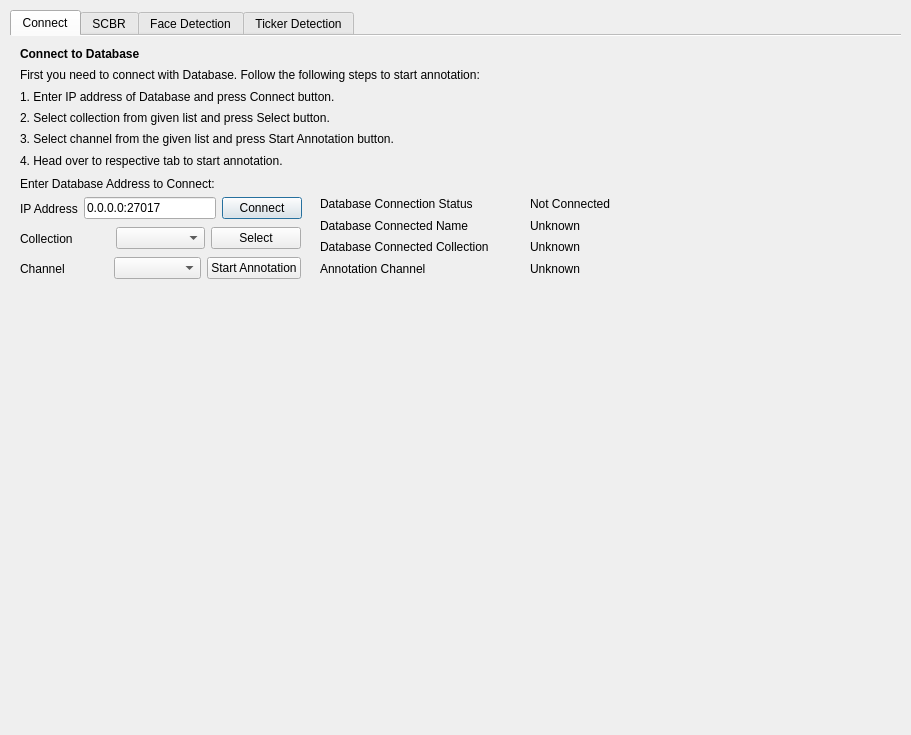
<?xml version="1.0" encoding="UTF-8"?>
<ui version="4.0">
 <class>Dialog</class>
 <widget class="QDialog" name="Dialog">
  <property name="geometry">
   <rect>
    <x>0</x>
    <y>0</y>
    <width>911</width>
    <height>735</height>
   </rect>
  </property>
  <property name="windowTitle">
   <string>Mediam.ai Annotation Tool</string>
  </property>
  <property name="windowIcon">
   <iconset>
    <normaloff>logo.png</normaloff>logo.png</iconset>
  </property>
  <widget class="QTabWidget" name="db_connect">
   <property name="geometry">
    <rect>
     <x>10</x>
     <y>10</y>
     <width>891</width>
     <height>721</height>
    </rect>
   </property>
   <property name="currentIndex">
    <number>0</number>
   </property>
   <property name="usesScrollButtons">
    <bool>true</bool>
   </property>
   <property name="documentMode">
    <bool>true</bool>
   </property>
   <widget class="QWidget" name="tab">
    <attribute name="title">
     <string>Connect</string>
    </attribute>
    <widget class="QLabel" name="label">
     <property name="geometry">
      <rect>
       <x>10</x>
       <y>140</y>
       <width>231</width>
       <height>16</height>
      </rect>
     </property>
     <property name="text">
      <string>Enter Database Address to Connect:</string>
     </property>
    </widget>
    <widget class="QWidget" name="layoutWidget">
     <property name="geometry">
      <rect>
       <x>10</x>
       <y>160</y>
       <width>282</width>
       <height>25</height>
      </rect>
     </property>
     <layout class="QHBoxLayout" name="horizontalLayout">
      <item>
       <widget class="QLabel" name="addr_label">
        <property name="text">
         <string>IP Address</string>
        </property>
       </widget>
      </item>
      <item>
       <widget class="QLineEdit" name="address_bar">
        <property name="toolTip">
         <string extracomment="Database IP Address"/>
        </property>
        <property name="text">
         <string>0.0.0.0:27017</string>
        </property>
       </widget>
      </item>
      <item>
       <widget class="QPushButton" name="db_connect_button">
        <property name="toolTip">
         <string extracomment="Connect To Database"/>
        </property>
        <property name="text">
         <string>Connect</string>
        </property>
       </widget>
      </item>
     </layout>
    </widget>
    <widget class="QWidget" name="layoutWidget">
     <property name="geometry">
      <rect>
       <x>10</x>
       <y>190</y>
       <width>281</width>
       <height>25</height>
      </rect>
     </property>
     <layout class="QHBoxLayout" name="horizontalLayout_2">
      <item>
       <widget class="QLabel" name="colection_selector_label">
        <property name="text">
         <string>Collection</string>
        </property>
       </widget>
      </item>
      <item>
       <widget class="QComboBox" name="collection_selector_combo">
        <property name="toolTip">
         <string extracomment="Select Annotation Framework"/>
        </property>
        <property name="maxVisibleItems">
         <number>50</number>
        </property>
       </widget>
      </item>
      <item>
       <widget class="QPushButton" name="collection_selector_button">
        <property name="toolTip">
         <string extracomment="Proceed for Annotation"/>
        </property>
        <property name="text">
         <string>Select</string>
        </property>
       </widget>
      </item>
     </layout>
    </widget>
    <widget class="QWidget" name="layoutWidget">
     <property name="geometry">
      <rect>
       <x>10</x>
       <y>220</y>
       <width>281</width>
       <height>25</height>
      </rect>
     </property>
     <layout class="QHBoxLayout" name="horizontalLayout_3">
      <item>
       <widget class="QLabel" name="channel_selector_label">
        <property name="text">
         <string>Channel</string>
        </property>
       </widget>
      </item>
      <item>
       <widget class="QComboBox" name="channel_selector_combo">
        <property name="toolTip">
         <string extracomment="Subject Channel for Annotation"/>
        </property>
       </widget>
      </item>
      <item>
       <widget class="QPushButton" name="annot_starter">
        <property name="toolTip">
         <string extracomment="Start Annotation"/>
        </property>
        <property name="text">
         <string>Start Annotation</string>
        </property>
       </widget>
      </item>
     </layout>
    </widget>
    <widget class="QWidget" name="layoutWidget">
     <property name="geometry">
      <rect>
       <x>310</x>
       <y>160</y>
       <width>191</width>
       <height>80</height>
      </rect>
     </property>
     <layout class="QVBoxLayout" name="verticalLayout">
      <item>
       <widget class="QLabel" name="db_connect_meta_label">
        <property name="text">
         <string>Database Connection Status</string>
        </property>
       </widget>
      </item>
      <item>
       <widget class="QLabel" name="db_meta_label">
        <property name="text">
         <string>Database Connected Name</string>
        </property>
       </widget>
      </item>
      <item>
       <widget class="QLabel" name="db_meta_collection_label">
        <property name="text">
         <string>Database Connected Collection</string>
        </property>
       </widget>
      </item>
      <item>
       <widget class="QLabel" name="de_meta_channel_label">
        <property name="text">
         <string>Annotation Channel</string>
        </property>
       </widget>
      </item>
     </layout>
    </widget>
    <widget class="QWidget" name="layoutWidget">
     <property name="geometry">
      <rect>
       <x>520</x>
       <y>160</y>
       <width>92</width>
       <height>80</height>
      </rect>
     </property>
     <layout class="QVBoxLayout" name="verticalLayout_2">
      <item>
       <widget class="QLabel" name="db_connect_meta_status">
        <property name="text">
         <string>Not Connected</string>
        </property>
       </widget>
      </item>
      <item>
       <widget class="QLabel" name="db_meta_name">
        <property name="text">
         <string>Unknown</string>
        </property>
       </widget>
      </item>
      <item>
       <widget class="QLabel" name="db_meta_collection">
        <property name="text">
         <string>Unknown</string>
        </property>
       </widget>
      </item>
      <item>
       <widget class="QLabel" name="db_meta_channel">
        <property name="text">
         <string>Unknown</string>
        </property>
       </widget>
      </item>
     </layout>
    </widget>
    <widget class="QWidget" name="">
     <property name="geometry">
      <rect>
       <x>10</x>
       <y>10</y>
       <width>529</width>
       <height>122</height>
      </rect>
     </property>
     <layout class="QVBoxLayout" name="verticalLayout_3">
      <item>
       <widget class="QLabel" name="connector_heading">
        <property name="font">
         <font>
          <weight>75</weight>
          <bold>true</bold>
          <underline>false</underline>
         </font>
        </property>
        <property name="text">
         <string>Connect to Database</string>
        </property>
       </widget>
      </item>
      <item>
       <widget class="QLabel" name="connector_head_d1">
        <property name="text">
         <string>First you need to connect with Database. Follow the following steps to start annotation:</string>
        </property>
       </widget>
      </item>
      <item>
       <widget class="QLabel" name="connector_head_d2">
        <property name="text">
         <string>1. Enter IP address of Database and press Connect button.</string>
        </property>
       </widget>
      </item>
      <item>
       <widget class="QLabel" name="connector_head_d3">
        <property name="text">
         <string>2. Select collection from given list and press Select button.</string>
        </property>
       </widget>
      </item>
      <item>
       <widget class="QLabel" name="connector_head_d4">
        <property name="text">
         <string>3. Select channel from the given list and press Start Annotation button.</string>
        </property>
       </widget>
      </item>
      <item>
       <widget class="QLabel" name="label_2">
        <property name="text">
         <string>4. Head over to respective tab to start annotation.</string>
        </property>
       </widget>
      </item>
     </layout>
    </widget>
   </widget>
   <widget class="QWidget" name="tab_2">
    <attribute name="title">
     <string>SCBR</string>
    </attribute>
    <widget class="QLabel" name="current_frame_label">
     <property name="geometry">
      <rect>
       <x>10</x>
       <y>10</y>
       <width>420</width>
       <height>315</height>
      </rect>
     </property>
     <property name="text">
      <string>Current Frame</string>
     </property>
     <property name="alignment">
      <set>Qt::AlignCenter</set>
     </property>
    </widget>
    <widget class="QLabel" name="feedback_frame_label">
     <property name="geometry">
      <rect>
       <x>450</x>
       <y>10</y>
       <width>420</width>
       <height>315</height>
      </rect>
     </property>
     <property name="text">
      <string>System Feedback</string>
     </property>
     <property name="alignment">
      <set>Qt::AlignCenter</set>
     </property>
    </widget>
    <widget class="QSlider" name="feedback_slider">
     <property name="geometry">
      <rect>
       <x>550</x>
       <y>330</y>
       <width>321</width>
       <height>21</height>
      </rect>
     </property>
     <property name="toolTip">
      <string extracomment="Analyze System Feedback"/>
     </property>
     <property name="orientation">
      <enum>Qt::Horizontal</enum>
     </property>
    </widget>
    <widget class="QWidget" name="layoutWidget">
     <property name="geometry">
      <rect>
       <x>140</x>
       <y>340</y>
       <width>168</width>
       <height>25</height>
      </rect>
     </property>
     <layout class="QHBoxLayout" name="horizontalLayout_4">
      <item>
       <widget class="QPushButton" name="sc_frame_back">
        <property name="toolTip">
         <string extracomment="Proceed to Previous Frame"/>
        </property>
        <property name="text">
         <string>Back</string>
        </property>
        <property name="autoRepeat">
         <bool>true</bool>
        </property>
        <property name="autoRepeatInterval">
         <number>50</number>
        </property>
       </widget>
      </item>
      <item>
       <widget class="QPushButton" name="sc_frame_next">
        <property name="toolTip">
         <string extracomment="Proceed to Next Frame"/>
        </property>
        <property name="text">
         <string>Next</string>
        </property>
        <property name="autoRepeat">
         <bool>true</bool>
        </property>
        <property name="autoRepeatInterval">
         <number>50</number>
        </property>
       </widget>
      </item>
     </layout>
    </widget>
    <widget class="QCheckBox" name="same_frame_check">
     <property name="geometry">
      <rect>
       <x>550</x>
       <y>360</y>
       <width>101</width>
       <height>21</height>
      </rect>
     </property>
     <property name="toolTip">
      <string extracomment="Current Frame Same to System Feedback?"/>
     </property>
     <property name="text">
      <string>Same Frame</string>
     </property>
    </widget>
    <widget class="QPushButton" name="annot_save_button">
     <property name="geometry">
      <rect>
       <x>660</x>
       <y>360</y>
       <width>211</width>
       <height>23</height>
      </rect>
     </property>
     <property name="toolTip">
      <string extracomment="Save Annotation to Database"/>
     </property>
     <property name="text">
      <string>Save Annotation</string>
     </property>
    </widget>
    <widget class="QWidget" name="layoutWidget">
     <property name="geometry">
      <rect>
       <x>90</x>
       <y>370</y>
       <width>263</width>
       <height>23</height>
      </rect>
     </property>
     <layout class="QHBoxLayout" name="horizontalLayout_5">
      <item>
       <widget class="QRadioButton" name="radio_ad">
        <property name="text">
         <string>Advertisement</string>
        </property>
        <property name="checked">
         <bool>true</bool>
        </property>
       </widget>
      </item>
      <item>
       <widget class="QRadioButton" name="radio_news">
        <property name="text">
         <string>News</string>
        </property>
       </widget>
      </item>
      <item>
       <widget class="QRadioButton" name="radio_program">
        <property name="text">
         <string>Program</string>
        </property>
       </widget>
      </item>
     </layout>
    </widget>
    <widget class="QWidget" name="layoutWidget">
     <property name="geometry">
      <rect>
       <x>550</x>
       <y>390</y>
       <width>321</width>
       <height>20</height>
      </rect>
     </property>
     <layout class="QHBoxLayout" name="horizontalLayout_6">
      <item>
       <widget class="QLabel" name="stream_type_label">
        <property name="text">
         <string>Stream Type:</string>
        </property>
       </widget>
      </item>
      <item>
       <widget class="QLabel" name="stream_feedback_system">
        <property name="toolTip">
         <string extracomment="Stream Type Classified by System"/>
        </property>
        <property name="text">
         <string>System SC Feed</string>
        </property>
       </widget>
      </item>
     </layout>
    </widget>
    <widget class="QWidget" name="layoutWidget">
     <property name="geometry">
      <rect>
       <x>550</x>
       <y>420</y>
       <width>321</width>
       <height>20</height>
      </rect>
     </property>
     <layout class="QHBoxLayout" name="horizontalLayout_7">
      <item>
       <widget class="QLabel" name="brand_type_label">
        <property name="text">
         <string>Brand:</string>
        </property>
       </widget>
      </item>
      <item>
       <widget class="QLabel" name="brand_feedback_system">
        <property name="toolTip">
         <string extracomment="Brand Recognized by System"/>
        </property>
        <property name="text">
         <string>System BR Feed</string>
        </property>
       </widget>
      </item>
     </layout>
    </widget>
    <widget class="QWidget" name="layoutWidget">
     <property name="geometry">
      <rect>
       <x>60</x>
       <y>400</y>
       <width>321</width>
       <height>25</height>
      </rect>
     </property>
     <layout class="QHBoxLayout" name="horizontalLayout_8">
      <item>
       <widget class="QLabel" name="brand_name_label">
        <property name="text">
         <string>Brand Name</string>
        </property>
       </widget>
      </item>
      <item>
       <widget class="QLineEdit" name="brand_labeler">
        <property name="toolTip">
         <string extracomment="Enter Brand Name for Advertisement"/>
        </property>
       </widget>
      </item>
     </layout>
    </widget>
    <widget class="QWidget" name="">
     <property name="geometry">
      <rect>
       <x>10</x>
       <y>430</y>
       <width>521</width>
       <height>164</height>
      </rect>
     </property>
     <layout class="QVBoxLayout" name="verticalLayout_4">
      <item>
       <widget class="QLabel" name="scbr_head">
        <property name="font">
         <font>
          <weight>75</weight>
          <bold>true</bold>
         </font>
        </property>
        <property name="text">
         <string>Stream Classification &amp; Brand Recognition Annotation</string>
        </property>
       </widget>
      </item>
      <item>
       <widget class="QLabel" name="scbr_head_d1">
        <property name="text">
         <string>Following steps should be followed for Stream Classification &amp; Brand Recognition:</string>
        </property>
       </widget>
      </item>
      <item>
       <widget class="QLabel" name="scbr_head_d2">
        <property name="text">
         <string>1. Use Next &amp; Back button to propagate through stream.</string>
        </property>
       </widget>
      </item>
      <item>
       <widget class="QLabel" name="scbr_head_d3">
        <property name="text">
         <string>2. Use radio buttons to classify stream classification.</string>
        </property>
       </widget>
      </item>
      <item>
       <widget class="QLabel" name="scbr_head_d4">
        <property name="text">
         <string>3. If Advertisement, plase fill Brand Name Section.</string>
        </property>
       </widget>
      </item>
      <item>
       <widget class="QLabel" name="scbr_head_d5">
        <property name="text">
         <string>4. Feel free to use slider to evaluate system feedback.</string>
        </property>
       </widget>
      </item>
      <item>
       <widget class="QLabel" name="scbr_head_d6">
        <property name="text">
         <string>5. If system feedback and current frame is same, please mark Same Frame checkbox.</string>
        </property>
       </widget>
      </item>
      <item>
       <widget class="QLabel" name="scbr_head_d7">
        <property name="text">
         <string>6. After you done for current session, please press Save Annotation button.</string>
        </property>
       </widget>
      </item>
     </layout>
    </widget>
   </widget>
   <widget class="QWidget" name="tab_3">
    <attribute name="title">
     <string>Face Detection</string>
    </attribute>
    <widget class="QLabel" name="current_frame_label_face">
     <property name="geometry">
      <rect>
       <x>10</x>
       <y>10</y>
       <width>854</width>
       <height>480</height>
      </rect>
     </property>
     <property name="mouseTracking">
      <bool>true</bool>
     </property>
     <property name="frameShape">
      <enum>QFrame::NoFrame</enum>
     </property>
     <property name="text">
      <string>Current Frame</string>
     </property>
     <property name="alignment">
      <set>Qt::AlignCenter</set>
     </property>
    </widget>
    <widget class="QWidget" name="layoutWidget">
     <property name="geometry">
      <rect>
       <x>10</x>
       <y>510</y>
       <width>168</width>
       <height>25</height>
      </rect>
     </property>
     <layout class="QHBoxLayout" name="horizontalLayout_9">
      <item>
       <widget class="QPushButton" name="face_back_button">
        <property name="text">
         <string>Back</string>
        </property>
       </widget>
      </item>
      <item>
       <widget class="QPushButton" name="face_next_button">
        <property name="text">
         <string>Next</string>
        </property>
       </widget>
      </item>
     </layout>
    </widget>
    <widget class="QLineEdit" name="face_annot">
     <property name="geometry">
      <rect>
       <x>190</x>
       <y>510</y>
       <width>451</width>
       <height>23</height>
      </rect>
     </property>
    </widget>
    <widget class="QPushButton" name="save_annot_face">
     <property name="geometry">
      <rect>
       <x>650</x>
       <y>510</y>
       <width>221</width>
       <height>21</height>
      </rect>
     </property>
     <property name="text">
      <string>Save Annotation</string>
     </property>
    </widget>
    <widget class="QWidget" name="">
     <property name="geometry">
      <rect>
       <x>10</x>
       <y>540</y>
       <width>556</width>
       <height>143</height>
      </rect>
     </property>
     <layout class="QVBoxLayout" name="verticalLayout_5">
      <item>
       <widget class="QLabel" name="fd_head">
        <property name="font">
         <font>
          <weight>75</weight>
          <bold>true</bold>
         </font>
        </property>
        <property name="text">
         <string>Face Detection &amp; Recognition Annotation</string>
        </property>
       </widget>
      </item>
      <item>
       <widget class="QLabel" name="fd_head_d1">
        <property name="text">
         <string>Following steps should be followed for Face Detection &amp; Recognition:</string>
        </property>
       </widget>
      </item>
      <item>
       <widget class="QLabel" name="fd_head_d2">
        <property name="text">
         <string>1. Use Next &amp; Back button to propagate through stream.</string>
        </property>
       </widget>
      </item>
      <item>
       <widget class="QLabel" name="fd_head_d3">
        <property name="text">
         <string>2. Draw a box over face area.</string>
        </property>
       </widget>
      </item>
      <item>
       <widget class="QLabel" name="fd_head_d4">
        <property name="text">
         <string>3. Write name for respective face in the given space.</string>
        </property>
       </widget>
      </item>
      <item>
       <widget class="QLabel" name="fd_head_d5">
        <property name="text">
         <string>4. Iteratively draw boxes and write respective names until you are done with current frame.</string>
        </property>
       </widget>
      </item>
      <item>
       <widget class="QLabel" name="fd_head_d6">
        <property name="text">
         <string>5. After you done for current session, please press Save Annotation button.</string>
        </property>
       </widget>
      </item>
     </layout>
    </widget>
   </widget>
   <widget class="QWidget" name="tab_4">
    <attribute name="title">
     <string>Ticker Detection</string>
    </attribute>
    <widget class="QLabel" name="current_frame_label_ticker">
     <property name="geometry">
      <rect>
       <x>10</x>
       <y>10</y>
       <width>854</width>
       <height>480</height>
      </rect>
     </property>
     <property name="text">
      <string>Current Frame</string>
     </property>
     <property name="alignment">
      <set>Qt::AlignCenter</set>
     </property>
    </widget>
    <widget class="QWidget" name="layoutWidget_2">
     <property name="geometry">
      <rect>
       <x>10</x>
       <y>510</y>
       <width>168</width>
       <height>25</height>
      </rect>
     </property>
     <layout class="QHBoxLayout" name="horizontalLayout_10">
      <item>
       <widget class="QPushButton" name="ticker_back_button">
        <property name="text">
         <string>Back</string>
        </property>
       </widget>
      </item>
      <item>
       <widget class="QPushButton" name="ticker_next_button">
        <property name="text">
         <string>Next</string>
        </property>
       </widget>
      </item>
     </layout>
    </widget>
    <widget class="QLineEdit" name="ticker_annot">
     <property name="geometry">
      <rect>
       <x>190</x>
       <y>510</y>
       <width>451</width>
       <height>23</height>
      </rect>
     </property>
    </widget>
    <widget class="QPushButton" name="save_annot_ticker">
     <property name="geometry">
      <rect>
       <x>650</x>
       <y>510</y>
       <width>221</width>
       <height>21</height>
      </rect>
     </property>
     <property name="text">
      <string>Save Annotation</string>
     </property>
    </widget>
    <widget class="QWidget" name="">
     <property name="geometry">
      <rect>
       <x>10</x>
       <y>540</y>
       <width>539</width>
       <height>143</height>
      </rect>
     </property>
     <layout class="QVBoxLayout" name="verticalLayout_6">
      <item>
       <widget class="QLabel" name="ticker_head">
        <property name="font">
         <font>
          <weight>75</weight>
          <bold>true</bold>
         </font>
        </property>
        <property name="text">
         <string>Text Detection &amp; Recognition Annotation</string>
        </property>
       </widget>
      </item>
      <item>
       <widget class="QLabel" name="ticker_head_d1">
        <property name="text">
         <string>Following steps should be followed for Ticker Detection &amp; Recognition:</string>
        </property>
       </widget>
      </item>
      <item>
       <widget class="QLabel" name="ticker_head_d2">
        <property name="text">
         <string>1. Use Next &amp; Back button to propagate through stream.</string>
        </property>
       </widget>
      </item>
      <item>
       <widget class="QLabel" name="ticker_head_d3">
        <property name="text">
         <string>2. Draw a box over text area.</string>
        </property>
       </widget>
      </item>
      <item>
       <widget class="QLabel" name="ticker_head_d4">
        <property name="text">
         <string>3. Write text for respective text in the given space.</string>
        </property>
       </widget>
      </item>
      <item>
       <widget class="QLabel" name="ticker_head_d5">
        <property name="text">
         <string>4. Iteratively draw boxes and write respective text until you are done with current frame.</string>
        </property>
       </widget>
      </item>
      <item>
       <widget class="QLabel" name="ticker_head_d6">
        <property name="text">
         <string>5. After you done for current session, please press Save Annotation button.</string>
        </property>
       </widget>
      </item>
     </layout>
    </widget>
   </widget>
  </widget>
 </widget>
 <resources/>
 <connections/>
</ui>
